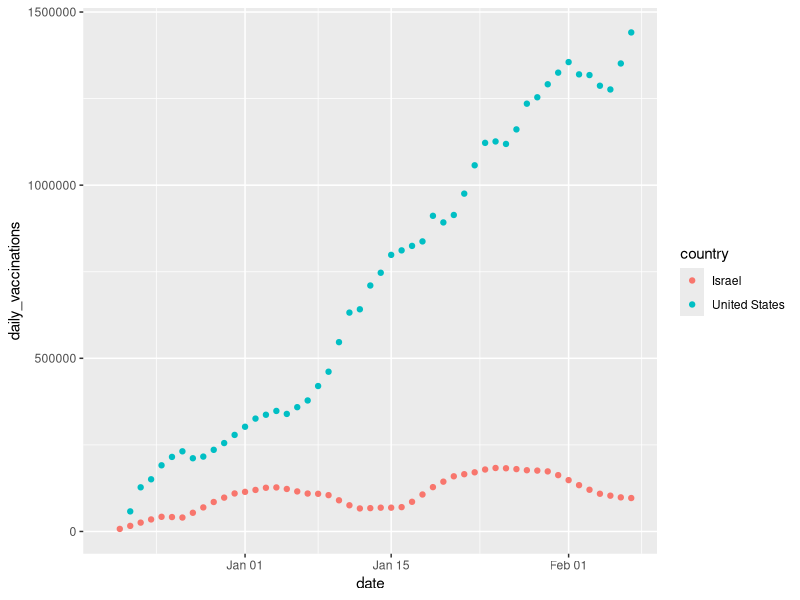
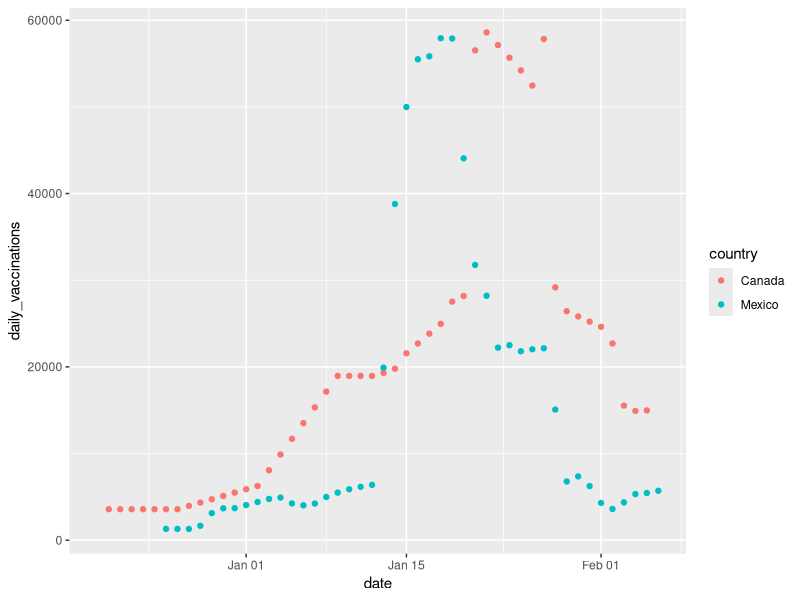

The R source for these figures, in order:
# ESOC 214 intro to tidyverse
# install tidyverse (you need to install only once)
#install.packages("tidyverse")
# load tidyverse
library(tidyverse)

# check your working environment
# get working directory
getwd()
# list contents of the current directory
dir()
# list contents of a specific folder in my current directory
dir("data")

# read the data in
country_vaccinations <- read_csv("data/country_vaccinations.csv")

# inspect our data
country_vaccinations
summary(country_vaccinations)
glimpse(country_vaccinations)
colnames(country_vaccinations)

# retrieve country from my data
country_vaccinations$country
country_vaccinations[,1]

# apply functions to specific columns
unique(country_vaccinations$country)
unique(country_vaccinations$vaccines)

# THE PIPE ##### %>% ##### AND THEN (pipe for bash is |)
# it allows you to sequence your functions
country_vaccinations %>%
  summary()

# retrieve unique values in country from data
country_vaccinations %>%
  select(country) %>% # shortcut for pipe is ctrl/cmd + shift + m
  unique()

# count() on categorical data
# count how many vaccine types
country_vaccinations %>%
  count(vaccines)

# group_by() + count()
country_vaccinations %>%
  group_by(vaccines) %>%
  count()

# group_by() + summarize()
country_vaccinations %>%
  group_by(vaccines) %>%
  summarize(total = n())

# count observations of country and vaccines
country_vaccinations %>%
  group_by(vaccines, country) %>%
  summarize(total_days = n(),
            total_per_hundred = max(total_vaccinations_per_hundred,
                                    na.rm = TRUE)) 

############# February 09, 2021 ############
# The problem: too many countries
country_vaccinations %>%
  distinct(country)

# filter the data to keep just one country
# United States
us_vaccinations <- country_vaccinations %>%
  filter(country == "United States")

# filter data to keep more than one country
# United States, Israel + any other country of your choosing
us_israel_vaccinations <- country_vaccinations %>%
  filter(country == "United States" | country == "Israel")

# check data
us_israel_vaccinations %>%
  count(country)

# north america country
north_america_vaccinations <- country_vaccinations %>%
  filter(country == "United States" |
           country == "Mexico" |
           country == "Canada")

# check data
north_america_vaccinations %>%
  count(country)

# another way to do multiple comparisons (OR)
north_america_vaccinations <- country_vaccinations %>%
  filter(country %in% c("United States", "Mexico", "Canada"))

# check data
north_america_vaccinations %>%
  count(country)

# us_israel data
us_israel_vaccinations %>%
  group_by(country) %>%
  summarize(percent_vaccinated = max(total_vaccinations_per_hundred,
                na.rm = TRUE))

# get the lastest date per country
us_israel_vaccinations %>%
  group_by(country) %>%
  summarize(lastest_observation_date = max(date, na.rm = TRUE))

us_israel_vaccinations %>%
  filter(date == parse_date("2021-02-07")) %>%
  select(country, total_vaccinations_per_hundred)

# north america (do the summarization, but starting with north_america_vaccinations)
north_america_vaccinations %>%
  group_by(country) %>%
  summarize(percent_vaccinated = max(total_vaccinations_per_hundred,
                                     na.rm = TRUE))

#################### Visualization #################
us_israel_vaccinations %>%
  ggplot(aes(x = date,
             y = daily_vaccinations,
             color = country)) +
  geom_point()

north_america_vaccinations %>%
  filter(country != "United States") %>%
  ggplot(aes(x = date,
             y = daily_vaccinations,
             color = country)) +
  geom_point()

